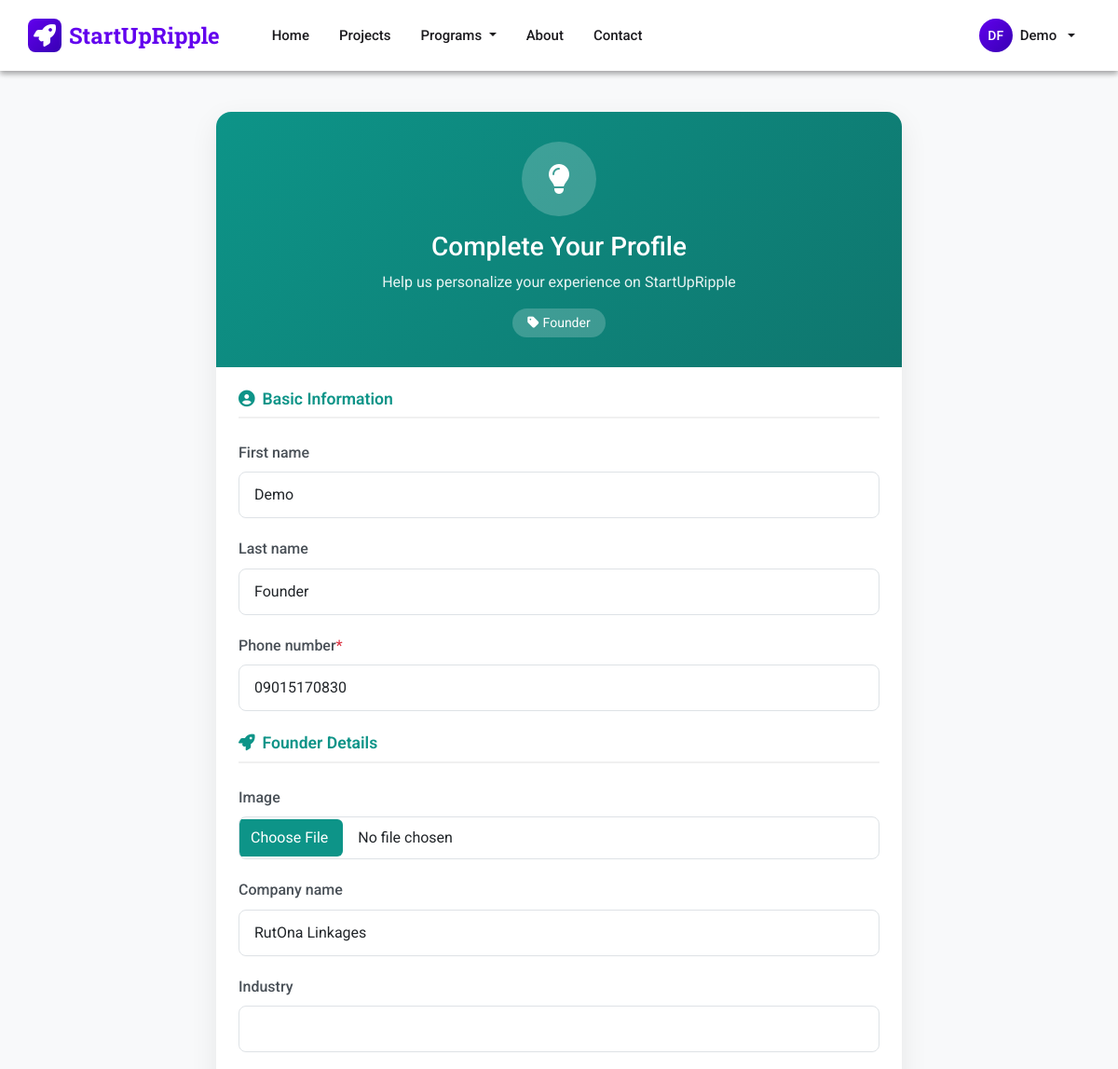
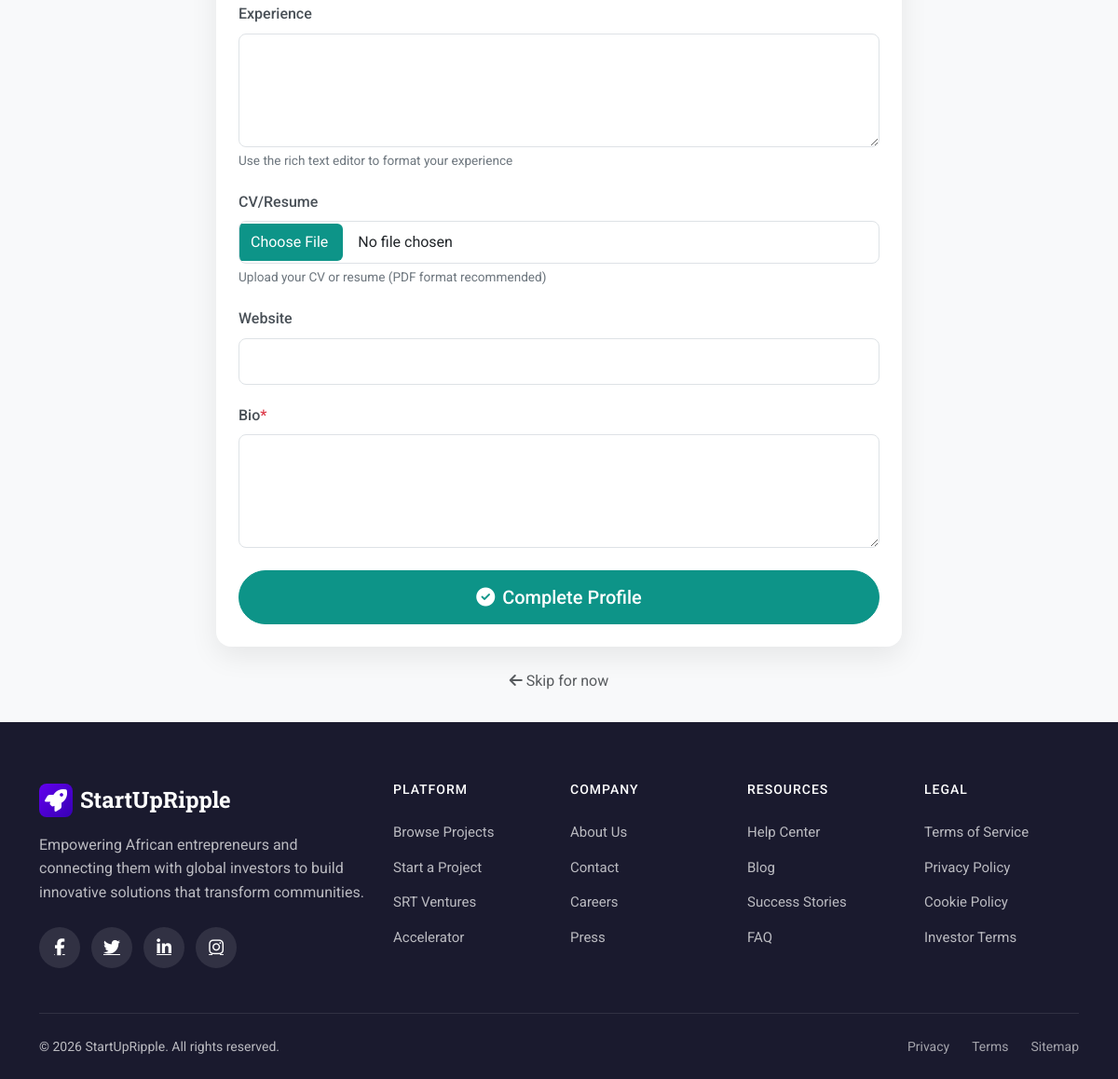
Page /accounts/complete-profile/ (signed in) on the committed database (2 pictures, top to bottom).
### apps/accounts/models.py (models this page shows, shortened)
class CustomUser(AbstractUser):
    USER_TYPES = (
        ('', 'Select User Type'),
        ('founder', 'Founder'),
        ('donor', 'Donor/Pledger'),
        ('investor', 'Investor'),
        ('partner', 'SRT Partner'),
    )
    user_type = models.CharField(max_length=20, choices=USER_TYPES, blank=False, null=False)
    phone_number = models.CharField(max_length=20)
    profile_completed = models.BooleanField(default=False)
    location = models.CharField(max_length=100, blank=True, null=True)
    address_line1 = models.CharField(max_length=255, blank=True, null=True)
    address_line2 = models.CharField(max_length=255, blank=True, null=True)
    city = models.CharField(max_length=100, blank=True, null=True)
    state_province = models.CharField(max_length=100, blank=True, null=True)
    postal_code = models.CharField(max_length=20, blank=True, null=True)
    country = models.CharField(max_length=100, blank=True, null=True)
    email_verified = models.BooleanField(default=False)
    registration_fee_paid = models.BooleanField(default=False)
    is_srt_partner = models.BooleanField(default=False, help_text="User has SRT Partner capabilities")
    srt_partner_since = models.DateTimeField(null=True, blank=True, help_text="Date when user became an SRT partner")
    profile_image = models.ImageField(upload_to='profile_images/', blank=True, null=True, help_text="User profile photo")
    email = models.EmailField(unique=True)
    USERNAME_FIELD = 'email'
    REQUIRED_FIELDS = ['username']

class FounderProfile(models.Model):
    user = models.OneToOneField(settings.AUTH_USER_MODEL, on_delete=models.CASCADE)
    image = models.ImageField(upload_to='profile_images/', blank=True, null=True)
    company_name = models.CharField(max_length=100, blank=True, null=True)
    industry = models.CharField(max_length=100, blank=True, null=True)
    experience = models.TextField(blank=True, null=True)
    cv = models.FileField(upload_to='founder_cvs/', blank=True, null=True)
    website = models.URLField(blank=True)
    bio = models.TextField()

### apps/accounts/views.py (the view)
# urls.py: path('complete-profile/', views.complete_profile, name='complete_profile'),
def complete_profile(request):
    if not request.user.is_authenticated:
        return redirect('accounts:login')
    user = request.user
    profile_forms = {
        'founder': FounderProfileForm,
        'investor': InvestorProfileForm,
    }
    if request.method == 'POST':
        base_form = BaseProfileForm(request.POST, instance=user)
        specific_form = None
        if user.user_type in profile_forms:
            try:
                instance = user.founderprofile if user.user_type == 'founder' else user.investorprofile
            except:
                instance = None
            specific_form = profile_forms[user.user_type](request.POST, instance=instance)
        if base_form.is_valid() and (specific_form.is_valid() if specific_form else True):
            base_form.save()
            if specific_form:
                profile = specific_form.save(commit=False)
                profile.user = user
                profile.save()
            user.profile_completed = True
            user.save()
            return redirect('accounts:dashboard')
    else:
        base_form = BaseProfileForm(instance=user)
        specific_form = None
        if user.user_type in profile_forms:
            try:
                instance = user.founderprofile if user.user_type == 'founder' else user.investorprofile
            except:
                instance = None
            specific_form = profile_forms[user.user_type](instance=instance)
    return render(request, 'accounts/complete_profile.html', {
        'base_form': base_form,
        'specific_form': specific_form,
        'user_type': user.user_type
    })

### apps/accounts/templates/accounts/complete_profile.html (shortened to what this page needs)
{% extends 'base.html' %}
{% load crispy_forms_tags %}
{% block content %}
<div class="profile-container">
    <div class="container">
        <div class="row justify-content-center">
            <div class="col-lg-8 col-md-10">
                <div class="profile-card card">
                    <div class="profile-header">
                        <div class="profile-icon">
                            {% if user_type == 'founder' %}
                            <i class="fas fa-lightbulb"></i>
                            {% elif user_type == 'investor' %}
                            <i class="fas fa-chart-line"></i>
                            {% elif user_type == 'donor' %}
                            <i class="fas fa-heart"></i>
                            {% elif user_type == 'partner' %}
                            <i class="fas fa-handshake"></i>
                            {% else %}
                            <i class="fas fa-user"></i>
                            {% endif %}
                        </div>
                        <h3>Complete Your Profile</h3>
                        <p>Help us personalize your experience on StartUpRipple</p>
                        <span class="user-type-badge">
                            <i class="fas fa-tag me-1"></i>{{ user_type }}
                        </span>
                    </div>
                    <div class="card-body p-4">
                        <form method="post" enctype="multipart/form-data">
                            <div class="mb-4">
                                <h5 class="section-title">
                                    <i class="fas fa-user-circle"></i>Basic Information
                                </h5>
                                {{ base_form|crispy }}
                            </div>
                            {% if specific_form %}
                            <div class="mb-4">
                                <h5 class="section-title">
                                    {% if user_type == 'founder' %}
                                    <i class="fas fa-rocket"></i>Founder Details
                                    {% elif user_type == 'investor' %}
                                    <i class="fas fa-briefcase"></i>Investor Details
                                    {% elif user_type == 'donor' %}
                                    <i class="fas fa-gift"></i>Donor Preferences
                                    {% elif user_type == 'partner' %}
                                    <i class="fas fa-building"></i>Partner Information
                                    {% else %}
                                    <i class="fas fa-info-circle"></i>Additional Information
                                    {% endif %}
                                </h5>
                                {{ specific_form|crispy }}
                            </div>
                            {% endif %}
                            <div class="d-grid gap-2 mt-4">
                                <button type="submit" class="btn btn-brand btn-lg">
                                    <i class="fas fa-check-circle me-2"></i>Complete Profile
                                </button>
                            </div>
                        </form>
                    </div>
                </div>
                <div class="text-center mt-4">
                    <a href="{% url 'accounts:dashboard' %}" class="text-muted text-decoration-none">
                        <i class="fas fa-arrow-left me-1"></i>Skip for now
                    </a>
                </div>
            </div>
        </div>
    </div>
</div>
{% endblock %}

### templates/base.html (shortened to what this page needs)
<!DOCTYPE html>
<html lang="en">
<head>
    <link href="https://cdn.jsdelivr.net/npm/bootstrap@5.3.2/dist/css/bootstrap.min.css" rel="stylesheet">
    <link href="https://cdnjs.cloudflare.com/ajax/libs/font-awesome/6.4.2/css/all.min.css" rel="stylesheet">
    {% load static %}
    <link rel="stylesheet" href="{% static 'css/partner-dashboard.css' %}">
</head>
<body>
    <nav class="navbar navbar-expand-lg navbar-md fixed-top">
        <div class="container navbar-inner">
            <a class="navbar-brand" href="{% url 'projects:home' %}">
                <span class="brand-icon"><i class="fas fa-rocket"></i></span>
                StartUpRipple
            </a>
            <div class="collapse navbar-collapse" id="navbarNav">
                <ul class="navbar-nav me-auto ms-lg-4">
                    <li class="nav-item">
                        <a class="nav-link" href="{% url 'projects:home' %}">Home</a>
                    </li>
                    <li class="nav-item">
                        <a class="nav-link" href="{% url 'projects:project_list' %}">Projects</a>
                    </li>
                    <li class="nav-item dropdown">
                        <a class="nav-link dropdown-toggle" href="#" role="button" data-bs-toggle="dropdown">
                            Programs
                        </a>
                    </li>
                    <li class="nav-item">
                        <a class="nav-link" href="{% url 'cms:about_page' %}">About</a>
                    </li>
                    <li class="nav-item">
                        <a class="nav-link" href="{% url 'cms:contact_page' %}">Contact</a>
                    </li>
                </ul>
                <ul class="navbar-nav align-items-lg-center">
                    {% if user.is_authenticated %}
                    <li class="nav-item dropdown">
                        <a class="nav-link dropdown-toggle d-flex align-items-center gap-2" href="#" role="button" data-bs-toggle="dropdown">
                            <span class="user-avatar">{{ user.first_name|slice:":1" }}{{ user.last_name|slice:":1" }}</span>
                            <span class="d-none d-lg-inline">{{ user.first_name|default:user.email }}</span>
                        </a>
                    </li>
                    {% endif %}
                </ul>
            </div>
        </div>
    </nav>
    <main>
        {% block content %}{% endblock %}
    </main>
    <footer class="footer-md">
        <div class="container">
            <div class="row g-4">
                <div class="col-lg-4 col-md-6">
                    <div class="footer-brand">
                        <span class="brand-icon"><i class="fas fa-rocket"></i></span>
                        StartUpRipple
                    </div>
                    <p class="mb-4">Empowering African entrepreneurs and connecting them with global investors to build innovative solutions that transform communities.</p>
                    <div class="social-links-md">
                        <a href="#" aria-label="Facebook"><i class="fab fa-facebook-f"></i></a>
                        <a href="#" aria-label="Twitter"><i class="fab fa-twitter"></i></a>
                        <a href="#" aria-label="LinkedIn"><i class="fab fa-linkedin-in"></i></a>
                        <a href="#" aria-label="Instagram"><i class="fab fa-instagram"></i></a>
                    </div>
                </div>
                <div class="col-lg-2 col-md-6">
                    <h6>Platform</h6>
                    <ul class="footer-links">
                        <li><a href="{% url 'projects:project_list' %}">Browse Projects</a></li>
                        <li><a href="{% url 'projects:create_project' %}">Start a Project</a></li>
                        <li><a href="{% url 'srt:venture_list' %}">SRT Ventures</a></li>
                        <li><a href="{% url 'incubator:incubator_page' %}">Accelerator</a></li>
                    </ul>
                </div>
                <div class="col-lg-2 col-md-6">
                    <h6>Company</h6>
                    <ul class="footer-links">
                        <li><a href="{% url 'cms:about_page' %}">About Us</a></li>
                        <li><a href="{% url 'cms:contact_page' %}">Contact</a></li>
                        <li><a href="#">Careers</a></li>
                        <li><a href="#">Press</a></li>
                    </ul>
                </div>
                <div class="col-lg-2 col-md-6">
                    <h6>Resources</h6>
                    <ul class="footer-links">
                        <li><a href="#">Help Center</a></li>
                        <li><a href="#">Blog</a></li>
                        <li><a href="#">Success Stories</a></li>
                        <li><a href="#">FAQ</a></li>
                    </ul>
                </div>
                <div class="col-lg-2 col-md-6">
                    <h6>Legal</h6>
                    <ul class="footer-links">
                        <li><a href="#">Terms of Service</a></li>
                        <li><a href="#">Privacy Policy</a></li>
                        <li><a href="#">Cookie Policy</a></li>
                        <li><a href="#">Investor Terms</a></li>
                    </ul>
                </div>
            </div>
            <div class="footer-bottom-md">
                <div class="row align-items-center">
                    <div class="col-md-6 text-center text-md-start">
                        <p>&copy; {% now "Y" %} StartUpRipple. All rights reserved.</p>
                    </div>
                    <div class="col-md-6">
                        <div class="footer-bottom-links">
                            <a href="#">Privacy</a>
                            <a href="#">Terms</a>
                            <a href="#">Sitemap</a>
                        </div>
                    </div>
                </div>
            </div>
        </div>
    </footer>
</body>
</html>

### rows in the picture
CustomUser: first_name "D", last_name "F", first_name "Demo", user_type "Founder", last_name "Founder", phone_number "09015170830"
FounderProfile: company_name "RutOna Linkages"
